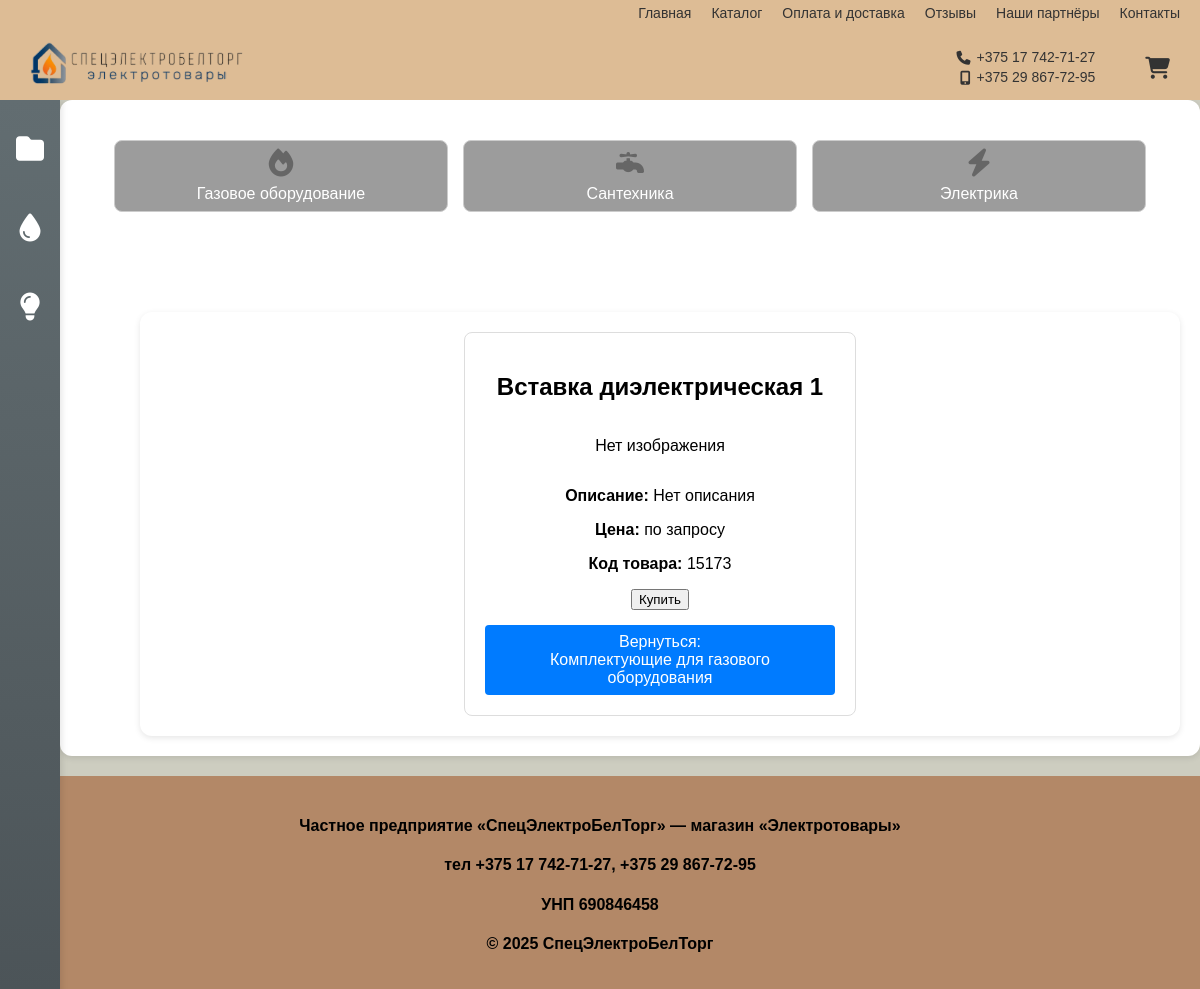
The app's page /esg.by/catalog/3/3/19 with its own data.
### esg/models.py (models this page shows, shortened)
class Rubric(models.Model):
    rubric_name = models.CharField(max_length=50, verbose_name='Название раздела')
    class Meta:
        verbose_name_plural = 'Разделы'
        verbose_name = 'Раздел'
        ordering= ['rubric_name']

class GasProduct(models.Model):
    title = models.CharField(max_length=255, verbose_name='Наименование товара')
    description = models.TextField(max_length=1000, null=True, blank=True, verbose_name='Описание товара')
    price = models.DecimalField(max_digits=8, decimal_places=2, null=True, blank=True, verbose_name='Цена')
    photo = models.ImageField(upload_to='gas/', null=True, blank=True, verbose_name='Фото товара')
    code = models.PositiveIntegerField(null=True, blank=True, verbose_name='Код наименования')
    rubric = models.ForeignKey(Gas, on_delete = models.CASCADE, verbose_name='Газовое оборудование')
    class Meta:
        verbose_name_plural = 'Товары раздела газового оборудования'
        verbose_name = 'Товар раздела газового оборудования'
        ordering= ['title']

class Gas(models.Model):
    title = models.CharField(max_length=255, verbose_name='Подраздел газового оборудования')
    rubric = models.ForeignKey(Rubric, on_delete=models.CASCADE, verbose_name='Раздел')
    class Meta:
        verbose_name_plural = 'Раздел "Газовое оборудование"'
        verbose_name = 'Раздел "Газовое оборудование"'
        ordering= ['title']

### esg/views.py (the view)
# urls.py: path('catalog/<int:rubric_id>/<int:subrubric_id>/<int:product_id>', get_product, name='product'),
def get_product(request, rubric_id, subrubric_id, product_id):
    rubric = Rubric.objects.get(pk=rubric_id)
    if rubric.rubric_name == 'Газовое оборудование':
        product = GasProduct.objects.get(pk=product_id)
    elif rubric.rubric_name == 'Сантехника':
        product = SantehProduct.objects.get(pk=product_id)
    elif rubric.rubric_name == 'Электрика':
        product = ElectroProduct.objects.get(pk=product_id)
    rubrics = Rubric.objects.all()
    context = {'product':product, 'rubrics': rubrics}
    return render(request, 'product.html', context)

### esg/templates/product.html (shortened to what this page needs)
{% extends 'basic.html' %}
{% load static %}
{% block content %}
<main class="main-content">
<div class="product-card-single">
    <h2>{{ product.title }}</h2>
    {% if product.photo %}
        <div class="product-image-container">
            <img src="{{ product.photo.url }}" class="product-img" alt="{{ product.title }}">
        </div>
    {% else %}
        <div class="product-image-container">
            <p>Нет изображения</p>
        </div>
    {% endif %}
    {% if product %}
        <p><b>Описание:</b> {{ product.description|default:"Нет описания" }}</p>
        <p><b>Цена:</b>
            {% if product.price %}
                {{ product.price|floatformat:2|stringformat:"d"}} руб.
            {% else %}
                по запросу
           {% endif %}
       </p>
        <p><b>Код товара:</b> {{product.code}}</p>
    {% endif %}
    <button type="submit" data-title="{{ product.title }}" class="basket">Купить</button><br>
    <a href="{% url 'subrubrics' product.rubric.rubric.pk %}" style="display: inline-block; margin-top: 15px; padding: 8px 12px; background: #007bff; color: white; text-decoration: none; border-radius: 4px;">
        Вернуться: <br>{{ product.rubric.title }}
    </a>
</div>
</main>
{% endblock %}

### esg/templates/basic.html (shortened to what this page needs)
<!DOCTYPE html>
{% load static %}
<html lang="en">
<head>
    <link rel="stylesheet" href="{% static 'css/style.css' %}">
   <link rel="stylesheet" href="https://cdnjs.cloudflare.com/ajax/libs/font-awesome/6.4.0/css/all.min.css">
</head>
<body>
<div class="container">
    <header class="header">
        <div class="top-links">
        <a href="{% url 'main' %}">Главная</a>
        <a href="{% url 'catalog' %}">Каталог</a>
        <a href="{% url 'payments' %}">Оплата и доставка</a>
        <a href="{% url 'reviews' %}">Отзывы</a>
        <a href="{% url 'partners' %}">Наши партнёры</a>
        <a href="{% url 'contacts' %}" >Контакты</a>
        </div>
        <div class="main-header">
        <a href="{% url 'main' %}"><img src="{% static 'image/electro.png' %}" alt="СпецЭлектроБелТорг"></a>
            <div class="header-right">
                <div class="contact-info-wrapper">
                <div class="contact-info">
                <p><i class="fa-solid fa-phone"></i>
                <a href="tel:+375177427127" class="phone-link">+375 17 742-71-27</a></p>
                <p><i class="fa-solid fa-mobile-screen-button"></i>
                <a href="tel:+375298677295" class="phone-link">+375 29 867-72-95</a></p>
                </div>
                </div>
            </div>
            <a href="{% url 'basket' %}"><div class="cart-icon"><i class="fa-solid fa-cart-shopping"></i></div></a>
        </div>
    </header>
    <nav class="sidebar">
        <ul class="catalog-list">
            {% for rubric in rubrics %}
                <li><a href="{% url 'subrubrics' rubric.pk %}">
                    <i class="{% if rubric.rubric_name == 'Электрика' %}fas fa-lightbulb{% elif rubric.rubric_name == 'Сантехника' %}fas fa-tint{% elif rubric.rubric_name == 'Газификация' %}fas fa-house-fire{% else %}fas fa-folder{% endif %}"></i>
        </a>
                </li>
            {% endfor %}
        </ul>
    </nav>
   <main class="main-content">
    <div class="button_container">
  {% for rubric in rubrics %}
    {% if rubric.rubric_name == "Электрика" %}
      <a href="{% url 'subrubrics' rubric.pk %}" class="button_link">
        <i class="fas fa-bolt"></i>
        <span>{{ rubric.rubric_name }}</span>
      </a>
    {% elif rubric.rubric_name == "Сантехника" %}
      <a href="{% url 'subrubrics' rubric.pk %}" class="button_link">
        <i class="fas fa-faucet"></i>
        <span>{{ rubric.rubric_name }}</span>
      </a>
    {% elif rubric.rubric_name == "Газовое оборудование" %}
      <a href="{% url 'subrubrics' rubric.pk %}" class="button_link">
        <i class="fas fa-fire"></i>
        <span>{{ rubric.rubric_name }}</span>
      </a>
    {% endif %}
  {% endfor %}
</div>
       {% block content %}
        {% endblock %}
    </main>
    <footer class="footer">
        <h4>Частное предприятие «СпецЭлектроБелТорг» — магазин «Электротовары»</h4>
        <h4> тел +375 17 742-71-27, +375 29 867-72-95</h4>
        <h4> УНП 690846458 </h4>
        <p>© 2025 СпецЭлектроБелТорг</p>
    </footer>
</div>
</body>
</html>

### esg/static/css/style.css (style rules this page uses)
body { margin: 0; font-family: Arial, Helvetica, sans-serif; background: #CDCDC0; }
.sidebar { position: fixed; top: 100px; left: 0; width: 60px; height: calc(100% - 100px); background: linear-gradient(#626D71, #4B5357); padding: 20px 0; overflow-x: hidden; transition: width 0.3s ease; box-shadow: 2px 0 6px rgba(0,0,0,0.1); z-index: 1100; }
.sidebar ul { list-style: none; margin: 0; padding: 0; }
.sidebar ul li a { display: flex; align-items: center; flex-direction: column; justify-content: center; color: #fff; text-decoration: none; padding: 15px 0; transition: background 0.3s, color 0.3s; }
.sidebar ul li a i { font-size: 28px; width: 100%; text-align: center; color: #fff; }
.header { position: fixed; top: 0; left: 0; right: 0; height: 100px; background: #DDBC95; z-index: 1200; display: flex; flex-direction: column; box-sizing: border-box; }
.top-links { display: flex; justify-content: flex-end; gap: 20px; padding: 5px 20px; font-size: 14px; }
.top-links a { text-decoration: none; color: #333; }
.main-header { display: flex; align-items: center; justify-content: space-between; padding: 10px 30px; }
.main-header a img { height: 60px; }
.header-right { display: flex; align-items: center; justify-content: flex-end; width: 100%; }
.contact-info-wrapper { display: flex; flex-direction: column; align-items: flex-end; flex-shrink: 0; }
.contact-info { display: flex; flex-direction: column; align-items: flex-end; line-height: 1.4; }
.contact-info p { margin: 0; font-size: 14px; color: #333; display: flex; align-items: center; gap: 6px; }
.phone-link { text-decoration: none; color: inherit; transition: color 0.2s; }
.contact-info i { margin-left: 5px; }
.cart-icon { margin-left: 50px; }
.cart-icon i { font-size: 22px; color: #333; cursor: pointer; transition: color 0.3s ease; }
.main-content { margin-left: 60px; margin-top: 100px; padding: 20px; background: white; border-radius: 12px; box-shadow: 0 2px 6px rgba(0,0,0,0.1); transition: margin-left 0.3s ease; }
.main-content .button_container { display: flex; justify-content: center; gap: 15px; margin-bottom: 20px; margin-top: 20px; }
.main-content .button_link { text-decoration: none; color: #fff; background-color: #9C9C9C; padding: 8px 16px; border-radius: 8px; transition: background 0.3s; }
.footer { background: #B38867; text-align: center; padding: 20px; font-weight: bold; margin-top: 20px; }
.product-card-single { max-width: 350px; margin: 0 auto; padding: 20px; border: 1px solid #ddd; border-radius: 8px; background: #fff; text-align: center; }
.product-image-container { display: flex; justify-content: center; align-items: center; width: 100%; margin-bottom: 15px; }
.button_container { display: flex; justify-content: center; gap: 20px; margin: 30px 0; flex-wrap: wrap; }
.button_link { flex: 1; max-width: 300px; text-decoration: none; background: #f2f2f2; color: #333; border: 1px solid #ccc; border-radius: 12px; padding: 20px 0; text-align: center; transition: background 0.3s ease, transform 0.2s ease, box-shadow 0.3s ease; display: flex; flex-direction: column; align-items: center; }
.button_link i { font-size: 28px; color: #666; margin-bottom: 8px; }
.button_link span { font-size: 16px; font-weight: 500; }

### records on screen
Rubric: rubric_name "Газовое оборудование"
Rubric: rubric_name "Сантехника"
Rubric: rubric_name "Электрика"
GasProduct: title "Вставка диэлектрическая 1", description "Нет описания", code "15173", rubric "Комплектующие для газового оборудования"
